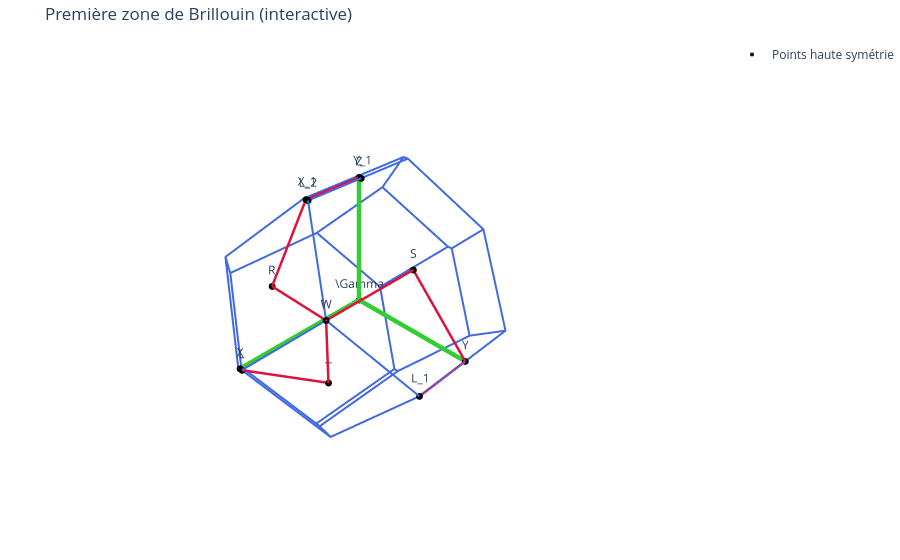

The notebook cell saved with this chart:
### Markdown cell above
#### 3. Visualisation de la zone de Brillouin

### Code cell
primitive = structure.get_primitive_structure()

print_title("Première zone de Brillouin")

hs = HighSymmKpath(structure)
kpath_data = hs.kpath
rlat = hs.prim_rec
facets = rlat.get_wigner_seitz_cell()

fig = go.Figure()

for face in facets:
    pts = np.array(face + [face[0]])
    fig.add_trace(go.Scatter3d(
        x=pts[:, 0], y=pts[:, 1], z=pts[:, 2],
        mode="lines",
        line=dict(width=4, color="royalblue"),
        showlegend=False
    ))

kpoints_frac = kpath_data["kpoints"]
labels = list(kpoints_frac.keys())
coords = np.array([rlat.get_cartesian_coords(kpoints_frac[lbl]) for lbl in labels])

fig.add_trace(go.Scatter3d(
    x=coords[:, 0], y=coords[:, 1], z=coords[:, 2],
    mode="markers+text",
    text=labels,
    textposition="top center",
    marker=dict(size=4, color="black"),
    name="Points haute symétrie"
))

gamma_labels = {"Γ", "G", "Gamma", "\\Gamma"}
for path in kpath_data["path"]:
    for start_lbl, end_lbl in zip(path[:-1], path[1:]):
        p0 = rlat.get_cartesian_coords(kpoints_frac[start_lbl])
        p1 = rlat.get_cartesian_coords(kpoints_frac[end_lbl])

        is_principal = (start_lbl in gamma_labels) or (end_lbl in gamma_labels)
        color = "limegreen" if is_principal else "crimson"
        width = 9 if is_principal else 5

        fig.add_trace(go.Scatter3d(
            x=[p0[0], p1[0]], y=[p0[1], p1[1]], z=[p0[2], p1[2]],
            mode="lines",
            line=dict(width=width, color=color),
            showlegend=False
        ))

fig.update_layout(
    title="Première zone de Brillouin (interactive)",
    scene=dict(
        xaxis=dict(visible=False, showgrid=False, zeroline=False, showticklabels=False),
        yaxis=dict(visible=False, showgrid=False, zeroline=False, showticklabels=False),
        zaxis=dict(visible=False, showgrid=False, zeroline=False, showticklabels=False),
        aspectmode="data"
    ),
    margin=dict(l=0, r=0, b=0, t=40)
 )

fig.show()

### Figure 1 — Plotly figure (JSON) as saved in the notebook; plotly's stock layout.template omitted (floating-point values rounded to 4 significant figures)
{"data": [{"line": {"color": "royalblue", "width": 4}, "mode": "lines", "showlegend": false, "type": "scatter3d", "x": [-0.9031, -1.269, -1.269, -0.9031, -0.5377, -0.5377, -0.9031], "y": [0.5863, 0.02344, -0.02344, -0.5863, -0.02344, 0.02344, 0.5863], "z": [-0.5745, -2.22e-16, 0.0, -0.5745, -1.149, -1.149, -0.5745]}, {"line": {"color": "royalblue", "width": 4}, "mode": "lines", "showlegend": false, "type": "scatter3d", "x": [-0.9031, -1.269, -1.269, -0.9031, -0.5377, -0.5377, -0.9031], "y": [0.5863, 0.02344, -0.02344, -0.5863, -0.02344, 0.02344, 0.5863], "z": [0.5745, -2.22e-16, 0.0, 0.5745, 1.149, 1.149, 0.5745]}, {"line": {"color": "royalblue", "width": 4}, "mode": "lines", "showlegend": false, "type": "scatter3d", "x": [-0.9031, -1.269, -0.9031, -0.5377, -0.9031], "y": [0.5863, 0.02344, 0.5863, 1.149, 0.5863], "z": [0.5745, -2.22e-16, -0.5745, 1.825e-16, 0.5745]}, {"line": {"color": "royalblue", "width": 4}, "mode": "lines", "showlegend": false, "type": "scatter3d", "x": [-0.9031, -0.5377, -0.9031, -1.269, -0.9031], "y": [-0.5863, -1.149, -0.5863, -0.02344, -0.5863], "z": [-0.5745, -1.825e-16, 0.5745, 0.0, -0.5745]}, {"line": {"color": "royalblue", "width": 4}, "mode": "lines", "showlegend": false, "type": "scatter3d", "x": [-0.5377, 0.5377, 0.5377, -0.5377, -0.5377], "y": [0.02344, 0.02344, -0.02344, -0.02344, 0.02344], "z": [-1.149, -1.149, -1.149, -1.149, -1.149]}, {"line": {"color": "royalblue", "width": 4}, "mode": "lines", "showlegend": false, "type": "scatter3d", "x": [-0.9031, -0.5377, 0.5377, 0.9031, 0.5377, -0.5377, -0.9031], "y": [-0.5863, -1.149, -1.149, -0.5863, -0.02344, -0.02344, -0.5863], "z": [-0.5745, -1.825e-16, -1.825e-16, -0.5745, -1.149, -1.149, -0.5745]}, {"line": {"color": "royalblue", "width": 4}, "mode": "lines", "showlegend": false, "type": "scatter3d", "x": [-0.5377, -0.9031, -0.5377, 0.5377, 0.9031, 0.5377, -0.5377], "y": [1.149, 0.5863, 0.02344, 0.02344, 0.5863, 1.149, 1.149], "z": [1.825e-16, -0.5745, -1.149, -1.149, -0.5745, 1.825e-16, 1.825e-16]}, {"line": {"color": "royalblue", "width": 4}, "mode": "lines", "showlegend": false, "type": "scatter3d", "x": [0.5377, 0.5377, 0.9031, 1.269, 1.269, 0.9031, 0.5377], "y": [-0.02344, 0.02344, 0.5863, 0.02344, -0.02344, -0.5863, -0.02344], "z": [1.149, 1.149, 0.5745, 0.0, 2.22e-16, 0.5745, 1.149]}, {"line": {"color": "royalblue", "width": 4}, "mode": "lines", "showlegend": false, "type": "scatter3d", "x": [0.5377, -0.5377, -0.9031, -0.5377, 0.5377, 0.9031, 0.5377], "y": [-1.149, -1.149, -0.5863, -0.02344, -0.02344, -0.5863, -1.149], "z": [-1.825e-16, -1.825e-16, 0.5745, 1.149, 1.149, 0.5745, -1.825e-16]}, {"line": {"color": "royalblue", "width": 4}, "mode": "lines", "showlegend": false, "type": "scatter3d", "x": [0.5377, 0.9031, 1.269, 0.9031, 0.5377], "y": [-1.149, -0.5863, -0.02344, -0.5863, -1.149], "z": [-1.825e-16, -0.5745, 2.22e-16, 0.5745, -1.825e-16]}, {"line": {"color": "royalblue", "width": 4}, "mode": "lines", "showlegend": false, "type": "scatter3d", "x": [-0.5377, -0.5377, 0.5377, 0.5377, -0.5377], "y": [0.02344, -0.02344, -0.02344, 0.02344, 0.02344], "z": [1.149, 1.149, 1.149, 1.149, 1.149]}, {"line": {"color": "royalblue", "width": 4}, "mode": "lines", "showlegend": false, "type": "scatter3d", "x": [0.5377, 0.9031, 0.5377, -0.5377, -0.9031, -0.5377, 0.5377], "y": [1.149, 0.5863, 0.02344, 0.02344, 0.5863, 1.149, 1.149], "z": [1.825e-16, 0.5745, 1.149, 1.149, 0.5745, 1.825e-16, 1.825e-16]}, {"line": {"color": "royalblue", "width": 4}, "mode": "lines", "showlegend": false, "type": "scatter3d", "x": [0.9031, 0.5377, 0.5377, 0.9031, 1.269, 1.269, 0.9031], "y": [-0.5863, -0.02344, 0.02344, 0.5863, 0.02344, -0.02344, -0.5863], "z": [-0.5745, -1.149, -1.149, -0.5745, 0.0, 2.22e-16, -0.5745]}, {"line": {"color": "royalblue", "width": 4}, "mode": "lines", "showlegend": false, "type": "scatter3d", "x": [0.5377, 0.9031, 1.269, 0.9031, 0.5377], "y": [1.149, 0.5863, 0.02344, 0.5863, 1.149], "z": [1.825e-16, 0.5745, 0.0, -0.5745, 1.825e-16]}, {"marker": {"color": "black", "size": 4}, "mode": "markers+text", "name": "Points haute symétrie", "text": ["\\Gamma", "L", "L_1", "L_2", "R", "S", "T", "W", "X", "X_1", "Y", "Y_1", "Z"], "textposition": "top center", "type": "scatter3d", "x": [0.0, 1.269, 0.5377, 0.5377, 0.9031, 0.0, 0.9031, 0.9031, 1.269, 0.5377, 2.39e-17, -2.39e-17, 0.0], "y": [0.0, 0.02344, 1.149, 0.02344, -1.302e-16, 0.5863, 0.5863, 0.5863, -2.445e-16, -3.31e-17, 1.149, 0.02344, 1.11e-16], "z": [0.0, -9.864e-18, 1.374e-16, 1.149, 0.5745, 0.5745, 6.378e-17, 0.5745, -1.484e-17, 1.149, 2.171e-16, 1.149, 1.149]}, {"line": {"color": "limegreen", "width": 9}, "mode": "lines", "showlegend": false, "type": "scatter3d", "x": [0, 1.269], "y": [0, -2.445e-16], "z": [0, -1.484e-17]}, {"line": {"color": "crimson", "width": 5}, "mode": "lines", "showlegend": false, "type": "scatter3d", "x": [1.269, 1.269], "y": [-2.445e-16, 0.02344], "z": [-1.484e-17, -9.864e-18]}, {"line": {"color": "crimson", "width": 5}, "mode": "lines", "showlegend": false, "type": "scatter3d", "x": [1.269, 0.9031], "y": [0.02344, 0.5863], "z": [-9.864e-18, 6.378e-17]}, {"line": {"color": "crimson", "width": 5}, "mode": "lines", "showlegend": false, "type": "scatter3d", "x": [0.9031, 0.9031], "y": [0.5863, 0.5863], "z": [6.378e-17, 0.5745]}, {"line": {"color": "crimson", "width": 5}, "mode": "lines", "showlegend": false, "type": "scatter3d", "x": [0.9031, 0.9031], "y": [0.5863, -1.302e-16], "z": [0.5745, 0.5745]}, {"line": {"color": "crimson", "width": 5}, "mode": "lines", "showlegend": false, "type": "scatter3d", "x": [0.9031, 0.5377], "y": [-1.302e-16, -3.31e-17], "z": [0.5745, 1.149]}, {"line": {"color": "crimson", "width": 5}, "mode": "lines", "showlegend": false, "type": "scatter3d", "x": [0.5377, 0], "y": [-3.31e-17, 1.11e-16], "z": [1.149, 1.149]}, {"line": {"color": "limegreen", "width": 9}, "mode": "lines", "showlegend": false, "type": "scatter3d", "x": [0, 0], "y": [1.11e-16, 0], "z": [1.149, 0]}, {"line": {"color": "limegreen", "width": 9}, "mode": "lines", "showlegend": false, "type": "scatter3d", "x": [0, 2.39e-17], "y": [0, 1.149], "z": [0, 2.171e-16]}, {"line": {"color": "crimson", "width": 5}, "mode": "lines", "showlegend": false, "type": "scatter3d", "x": [2.39e-17, 0], "y": [1.149, 0.5863], "z": [2.171e-16, 0.5745]}, {"line": {"color": "crimson", "width": 5}, "mode": "lines", "showlegend": false, "type": "scatter3d", "x": [0, 0.9031], "y": [0.5863, 0.5863], "z": [0.5745, 0.5745]}, {"line": {"color": "crimson", "width": 5}, "mode": "lines", "showlegend": false, "type": "scatter3d", "x": [0.5377, 2.39e-17], "y": [1.149, 1.149], "z": [1.374e-16, 2.171e-16]}, {"line": {"color": "crimson", "width": 5}, "mode": "lines", "showlegend": false, "type": "scatter3d", "x": [-2.39e-17, 0], "y": [0.02344, 1.11e-16], "z": [1.149, 1.149]}], "layout": {"margin": {"b": 0, "l": 0, "r": 0, "t": 40}, "scene": {"aspectmode": "data", "xaxis": {"showgrid": false, "showticklabels": false, "visible": false, "zeroline": false}, "yaxis": {"showgrid": false, "showticklabels": false, "visible": false, "zeroline": false}, "zaxis": {"showgrid": false, "showticklabels": false, "visible": false, "zeroline": false}}, "title": {"text": "Première zone de Brillouin (interactive)"}}}
